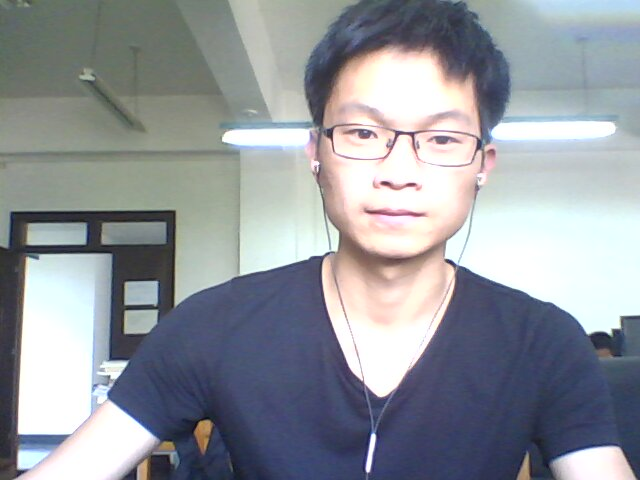
#> input picture distance/images/1.jpg, 640 x 480 px
$ python LBP_distance.py   (older library calls are emulated)
#> lines starting #> are read from the running program, lines starting #| are printed output that depends on the picture
import numpy as np
import cv2

# import faces CascadeClassifier
face_cascade = cv2.CascadeClassifier("/usr/local/share/OpenCV/haarcascades/haarcascade_frontalface_default.xml")

def find_marker(image):
  gray = cv2.cvtColor(image,cv2.COLOR_BGR2GRAY)
  gray = cv2.GaussianBlur(gray,(5,5),0)
  edged = cv2.Canny(gray,35,125)

  #find the contours
  (cnts,hierarchy) = cv2.findContours(edged.copy(),cv2.RETR_LIST,cv2.CHAIN_APPROX_SIMPLE)
  c = max(cnts, key = cv2.contourArea)

  # compute the bounding box
  return cv2.minAreaRect(c)

def distance_to_camera(knownWidth,focalLength,perWidth):
  return (knownWidth * focalLength) / perWidth

def face_region(image):
  gray = cv2.cvtColor(image,cv2.COLOR_BGR2GRAY)
  faces = face_cascade.detectMultiScale(gray,
                                        scaleFactor = 1.1,
                                        minNeighbors = 5,
                                        minSize = (30,30),
                                        flags = cv2.cv.CV_HAAR_FIND_BIGGEST_OBJECT)
  return faces


# Initialize the known parameters
KNOWN_DISTANCE = 35.0
KNOWN_WIDTH = 10.0
IMAGE_PATHS = ["images/1.jpg"]
image = cv2.imread(IMAGE_PATHS[0])
#> image is the input picture: shape (480, 640, 3); mean B, G, R 156.9, 150.5, 146.2
face = face_region(image)
#> in face_region, `gray = cv2.cvtColor(image,cv2.COLOR_BGR2GRAY)`:
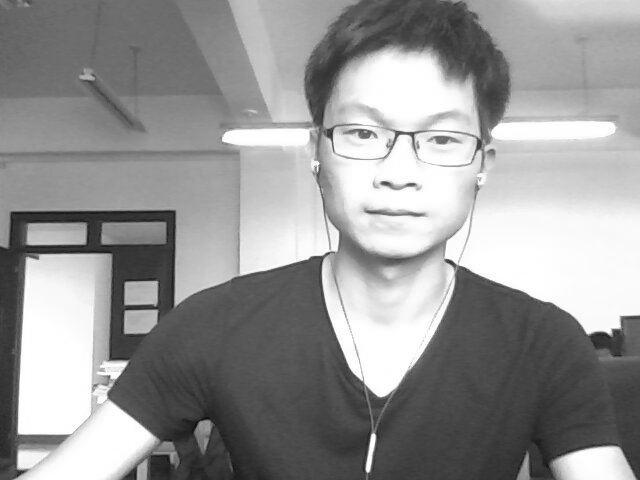
#> gray: shape (480, 640); min 12, max 255, mean 149.9
#> in face_region, `faces = face_cascade.detectMultiScale(gray, scaleFactor = 1.1, minNeig..`: faces = [[297, 58, 203, 203]]
#> face = [[297, 58, 203, 203]]
focalLength = (face[0][2] * KNOWN_DISTANCE) / KNOWN_WIDTH
#> focalLength = 710.5

# run camera
cap = cv2.VideoCapture(0)
cap.read()
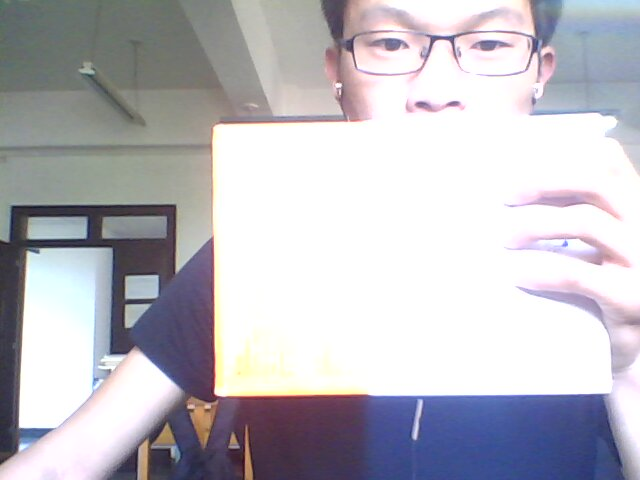
#> input picture distance/images/2.png, 640 x 480 px, given in place of the camera

while True:
  ret,image = cap.read()
#> image is the input picture: shape (480, 640, 3); mean B, G, R 192.8, 185.8, 187.3
  #get image from camera
  faces = face_region(image)
#> in face_region (call 2), `gray = cv2.cvtColor(image,cv2.COLOR_BGR2GRAY)`:
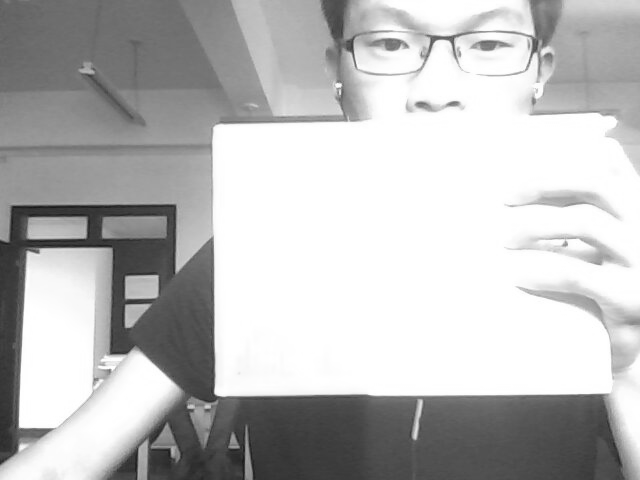
#> gray: shape (480, 640); min 23, max 255, mean 187.1
#> in face_region (call 2), `faces = face_cascade.detectMultiScale(gray, scaleFactor = 1.1, minNeig..`: faces = ()
#> faces = ()
  #mark the region with rectangle
  for (x,y,w,h) in faces:
    cv2.rectangle(image,(x,y),(x+w,y+h),(255,0,0),2)
    distance = distance_to_camera(KNOWN_WIDTH,focalLength,w)

    cv2.putText(image, "%.2fcm" % (distance),
           ( x+ 1/2 * w, y + h + 50), cv2.FONT_HERSHEY_SIMPLEX,
           2.0, (0, 255, 0), 2)
#> this loop made 0 passes
  cv2.imshow("image", image)
  if cv2.waitKey(5)%0x100 == 27:
#> (key Esc is pressed here)
    break
cap.release()
cv2.destroyAllWindows()
